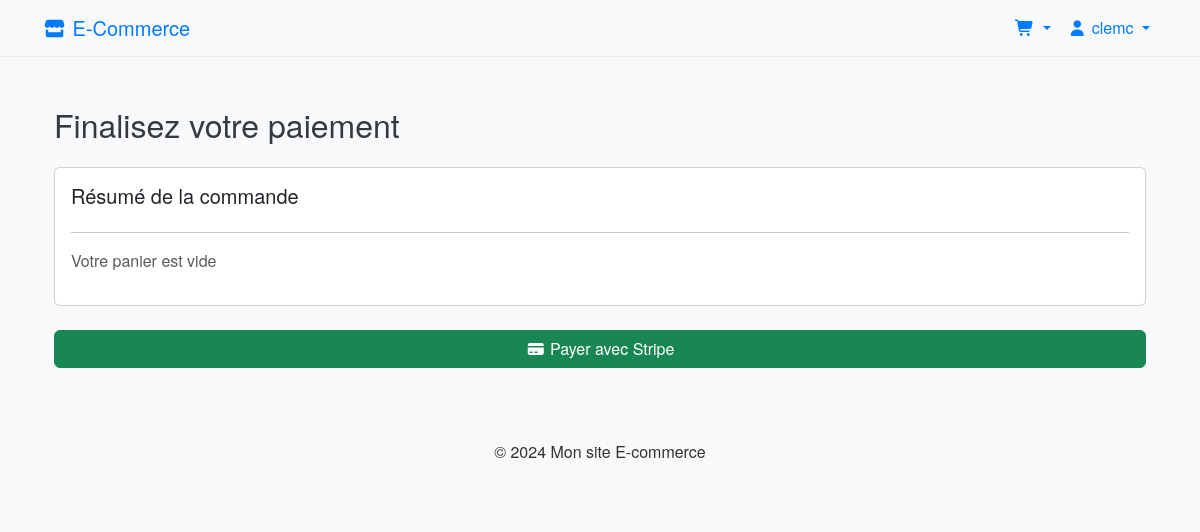
Before: /payment/ (signed in) with the older database file.
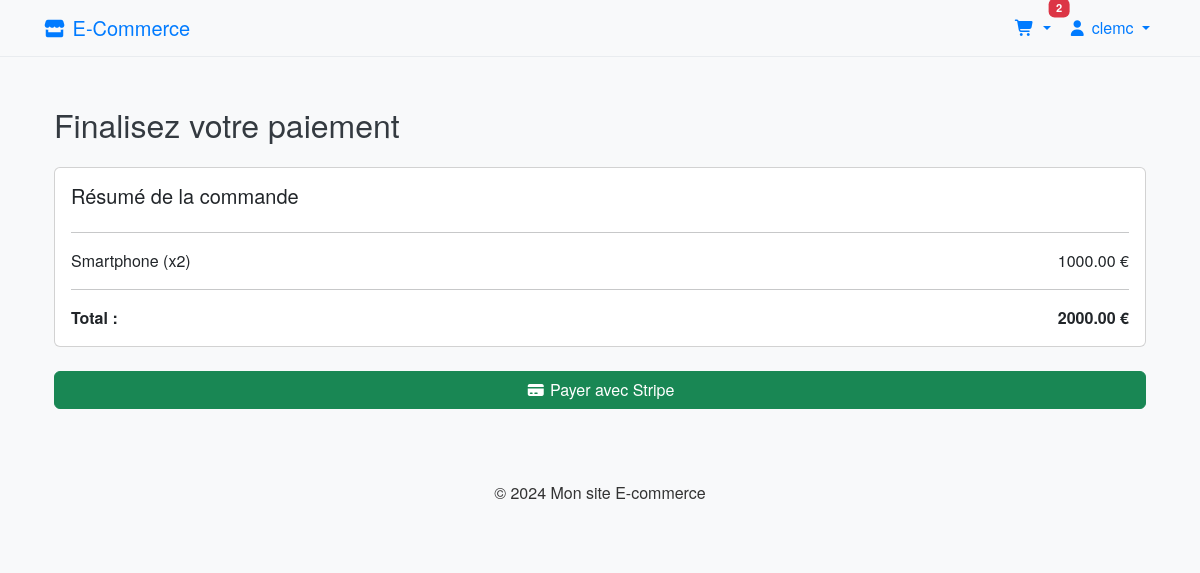
After: the same page with the newer database file.
### shop/models.py (models this page shows, shortened)
class CartItem(models.Model):
    cart = models.ForeignKey(Cart, on_delete=models.CASCADE)
    product = models.ForeignKey(Product, on_delete=models.CASCADE)
    quantity = models.IntegerField(default=1)

class Product(models.Model):
    name = models.CharField(max_length=255)
    slug = models.SlugField(unique=True)
    category = models.ForeignKey('Category', on_delete=models.CASCADE)
    description = models.TextField()
    price = models.DecimalField(max_digits=10, decimal_places=2)
    stock_minimum = models.IntegerField(default=5)  # Seuil minimum de stock
    stock = models.IntegerField()
    available = models.BooleanField(default=True)
    created_at = models.DateTimeField(auto_now_add=True)
    image = models.ImageField(upload_to='products/%Y/%m/%d/', blank=True)

### shop/views.py (the view)
# urls.py: path('payment/', views.payment, name='payment'),  # Ajoute cette ligne pour la vue paiement
@login_required
def payment(request):
    cart = Cart.objects.get(user=request.user)
    cart_items = cart.cartitem_set.all()
    cart_total = sum(item.product.price * item.quantity for item in cart_items)
    return render(request, 'shop/payment.html', {
        'cart_items': cart_items,
        'cart_total': cart_total,
        'STRIPE_PUBLIC_KEY': settings.STRIPE_PUBLIC_KEY
    })

### shop/context_processors.py (called while the page is built)
def cart_data(request):
    if request.user.is_authenticated:
        try:
            cart = Cart.objects.get(user=request.user)
            items = cart.cartitem_set.all()
            total = sum(item.product.price * item.quantity for item in items)
            count = sum(item.quantity for item in items)
        except Cart.DoesNotExist:
            items = []
            total = 0
            count = 0
    else:
        items = []
        total = 0
        count = 0
    return {
        'cart_items_nav': items,
        'cart_total': total,
        'cart_count': count,
    }

### templates/shop/payment.html (shortened to what this page needs)
{% extends 'base.html' %}
{% block content %}
<div class="container mt-5">
    <h2 class="mb-4">Finalisez votre paiement</h2>
    <div class="card p-3 mb-4">
        <h5>Résumé de la commande</h5>
        <hr>
        {% if cart_items %}
            {% for item in cart_items %}
                <div class="d-flex justify-content-between">
                    <span>{{ item.product.name }} (x{{ item.quantity }})</span>
                    <span>{{ item.product.price|floatformat:2 }} €</span>
                </div>
            {% endfor %}
            <hr>
            <div class="d-flex justify-content-between">
                <strong>Total :</strong>
                <strong>{{ cart_total }} €</strong>
            </div>
        {% else %}
            <p class="text-muted">Votre panier est vide</p>
        {% endif %}
    </div>
    <button id="checkout-button" class="btn btn-success w-100">
        <i class="fas fa-credit-card"></i> Payer avec Stripe
    </button>
</div>
{% endblock %}

### templates/base.html (shortened to what this page needs)
{% load static %}
<!DOCTYPE html>
<html lang="fr">
<head>
    <link href="https://cdn.jsdelivr.net/npm/bootstrap@5.3.3/dist/css/bootstrap.min.css" rel="stylesheet">
    <link href="https://cdnjs.cloudflare.com/ajax/libs/font-awesome/7.0.1/css/all.min.css" rel="stylesheet">
    <link rel="stylesheet" href="{% static 'shop/css/style.css' %}">
</head>
<body>
<nav class="navbar navbar-expand-lg navbar-light bg-light">
    <div class="container">
        <a class="navbar-brand" href="{% url 'product_list' %}">
            <i class="fas fa-store"></i> E-Commerce
        </a>
        <div class="collapse navbar-collapse" id="navbarNav">
            <ul class="navbar-nav ms-auto">
                {% if user.is_authenticated %}
                    <li class="nav-item dropdown">
                        <a class="nav-link dropdown-toggle position-relative" href="#" data-bs-toggle="dropdown">
                            <i class="fas fa-shopping-cart"></i>
                            {% if cart_count > 0 %}
                               <span class="badge bg-danger position-absolute top-0 start-100 translate-middle cart-count">
                                    {{ cart_count|default:0 }}
                               </span>
                            {% endif %}
                        </a>
                    </li>
                    <li class="nav-item dropdown">
                        <a class="nav-link dropdown-toggle" href="#" data-bs-toggle="dropdown">
                            <i class="fas fa-user"></i> {{ user.username }}
                        </a>
                    </li>
                {% endif %}
            </ul>
        </div>
    </div>
</nav>
<div class="container mt-5">
    {% block content %}{% endblock %}
</div>
<footer class="bg-light py-4 mt-5">
    <div class="container text-center">
        <p>&copy; 2024 Mon site E-commerce</p>
    </div>
</footer>
</body>
</html>

Changed rows visible on the page:
added CartItem: product.name "Smartphone", quantity "2", product.price "1000.00"
Other visible differences:
{{ cart_count|default:0 }}: (not shown) → "2"
{{ cart_total }}: (not shown) → "2000.00"
text no longer shown: "Votre panier est vide"
text now shown: "Total : €"
